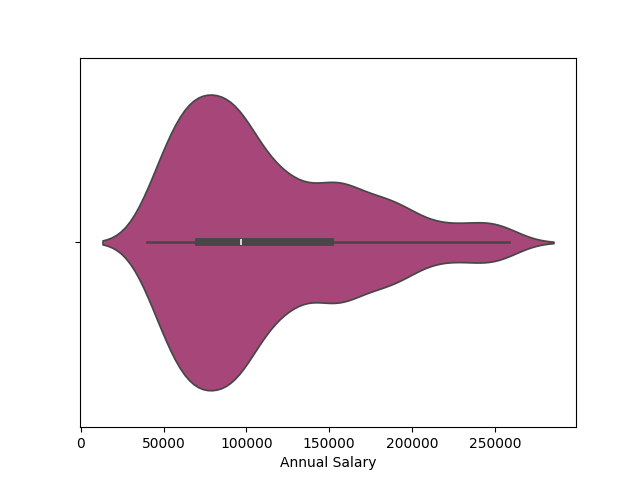

Write Python code to recreate this figure.
import pandas as pd
import seaborn as sns
import matplotlib.pyplot as plt

data  = pd.read_excel("ESD.xlsx")
sns.violinplot(data= data, x="Annual Salary",palette="magma")
plt.show()
